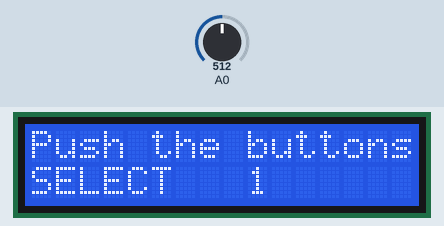
This sketch was run on a simulated Arduino Uno, built with avr-gcc and run on an emulated ATmega328P. Parts: 16×2 character LCD. The test bench sets the inputs (shaded band); at power-on: A0 = 512.

Above: at 1.2 s.
1.3 s: A0 set to 465
3.5 s: A0 set to 434
At 4.3 s:
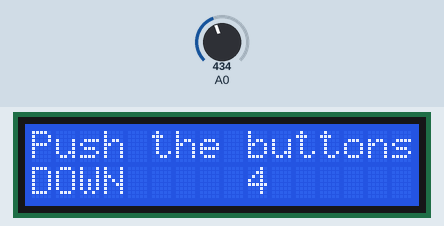
6.5 s: A0 set to 268
8.5 s: A0 set to 232
At 9.4 s:
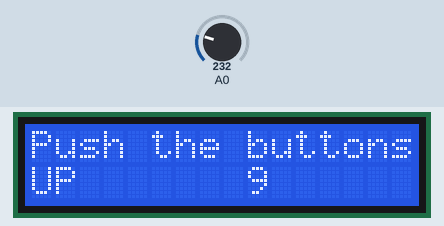
11.5 s: A0 set to 55
13.5 s: A0 set to 45
At 14.3 s:
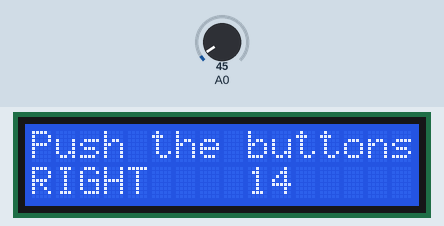
Timing chart, 0 to 16.5 s (numbered marks = the images above; inputs shaded):
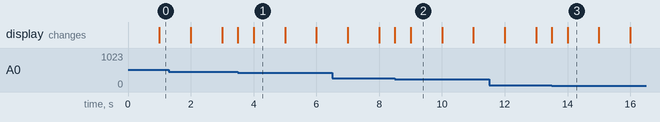

Measured:
- the behaviour switches between 450 and 449 on A0 (found by bisection; images 0 and 1)
- the behaviour switches between 250 and 249 on A0 (found by bisection; images 1 and 2)
- the behaviour switches between 50 and 49 on A0 (found by bisection; images 2 and 3)
- after the input at 3.5 s, the display: first changes at once (image 1 shows a later state)
- after the input at 8.5 s, the display: first changes at once (image 2 shows a later state)
- after the input at 13.5 s, the display: first changes at once (image 3 shows a later state)
- what the display in image 1 shows lasts 1.0 s, from 4.0 s to 5.0 s

The sketch:

lcd_sheild.ino
```cpp
#include <LiquidCrystal.h>
LiquidCrystal lcd(8, 9, 4, 5, 6, 7);
int lcd_key     = 0;
int adc_key_in  = 0;
#define btnRIGHT  0
#define btnUP     1
#define btnDOWN   2
#define btnLEFT   3
#define btnSELECT 4
#define btnNONE   5
int read_LCD_buttons()
{
 adc_key_in = analogRead(0);
 if (adc_key_in > 1000) return btnNONE;
 if (adc_key_in < 50)   return btnRIGHT;
 if (adc_key_in < 250)  return btnUP;
 if (adc_key_in < 450)  return btnDOWN;
 if (adc_key_in < 650)  return btnLEFT;
 if (adc_key_in < 850)  return btnSELECT;


 return btnNONE;  // when all others fail, return this...
}

void setup()
{
 lcd.begin(16, 2);              // start the library
 lcd.setCursor(0,0);
 lcd.print("Push the buttons"); // print a simple message
}

void loop()
{
 lcd.setCursor(9,1);            // move cursor to second line "1" and 9 spaces over
 lcd.print(millis()/1000);      // display seconds elapsed since power-up


 lcd.setCursor(0,1);            // move to the begining of the second line
 lcd_key = read_LCD_buttons();  // read the buttons

 switch (lcd_key)               // depending on which button was pushed, we perform an action
 {
   case btnRIGHT:
     {
     lcd.print("RIGHT ");
     break;
     }
   case btnLEFT:
     {
     lcd.print("SELECT ");
     break;
     }
   case btnUP:
     {
     lcd.print("UP   ");
     break;
     }
   case btnDOWN:
     {
     lcd.print("DOWN  ");
     break;
     }
   case btnSELECT:
     {
     lcd.print("SELECT");
     break;
     }
     case btnNONE:
     {
     lcd.print("NONE  ");
     break;
     }
 }

}
```
